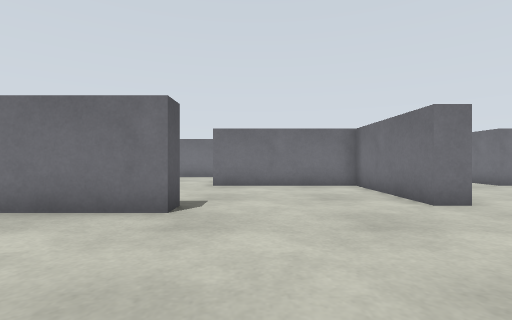
[1] (above)

23 first-person views from a walk through a Gazebo world. The camera is 0.18 m above the floor, looks level and sees 85° across. The floor is counted in squares, 0.2 m on a side. Each view is taken from the middle of a square. On the plan, view 1 faces up. The plan holds only what a view shows up to about 11 squares ahead; the rest is blank. The place goes on beyond the plan.

[2]
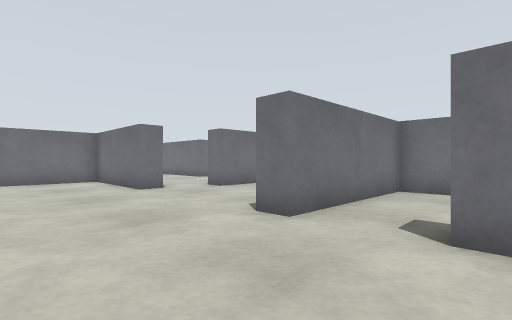

[3]
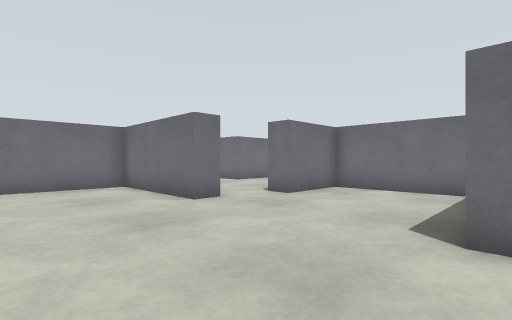

[4]
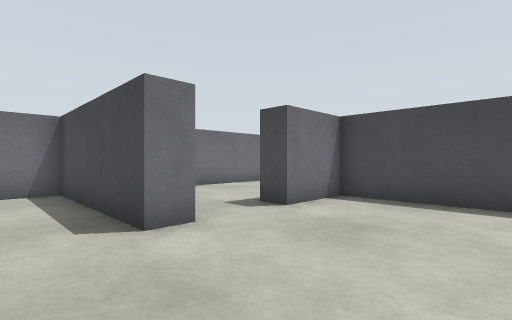

[5]
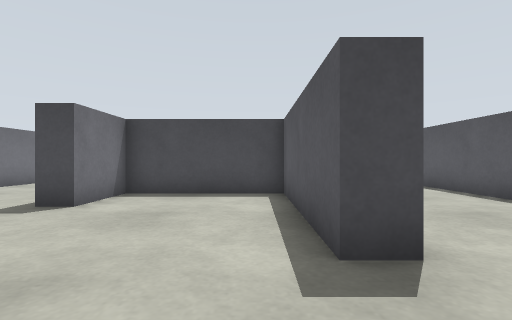

[6]
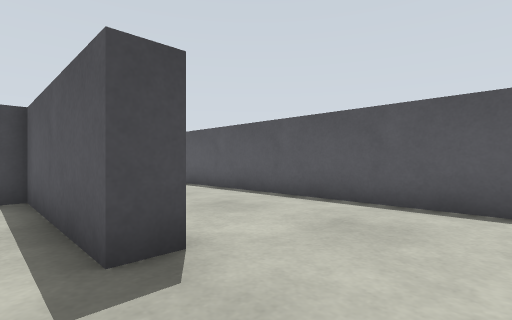

[7]
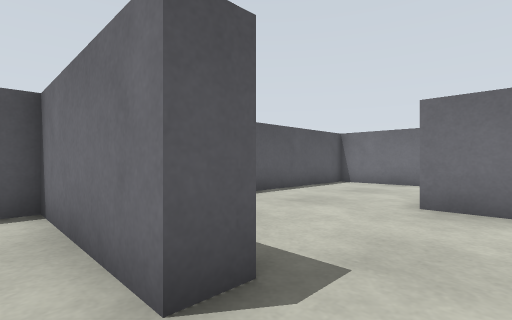

[8]
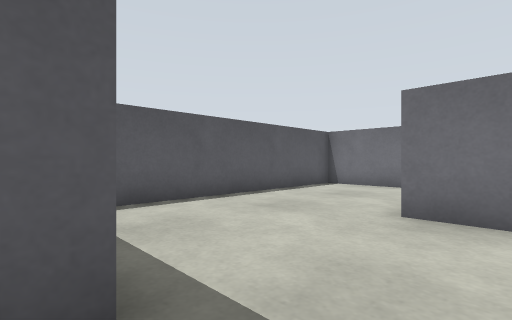

[9]
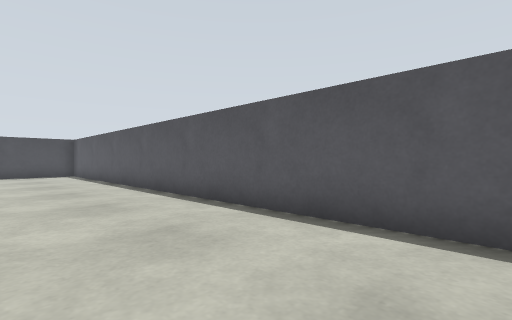

[10]
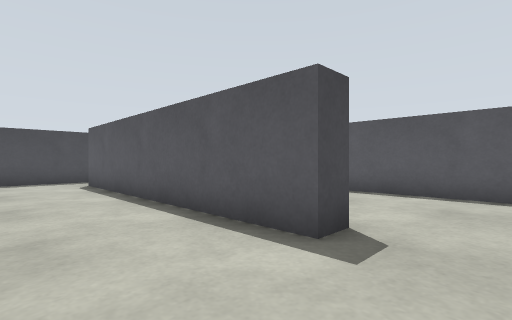

[11]
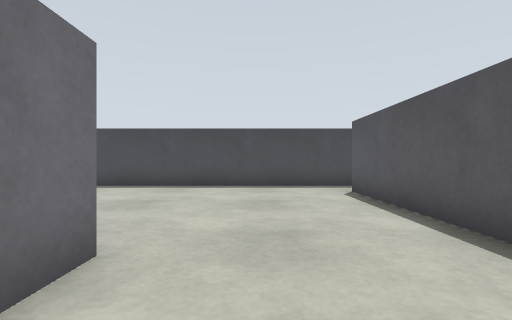

[12]
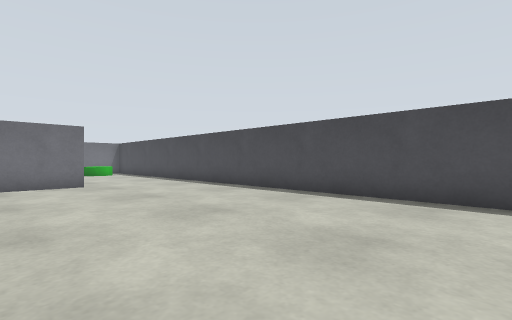

[13]
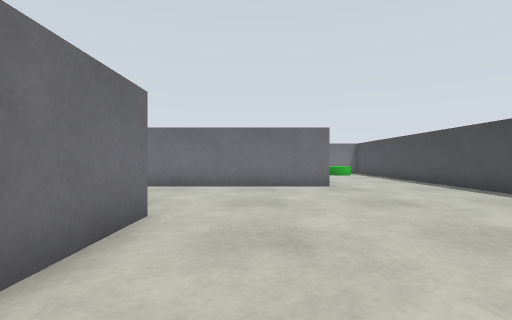

[14]
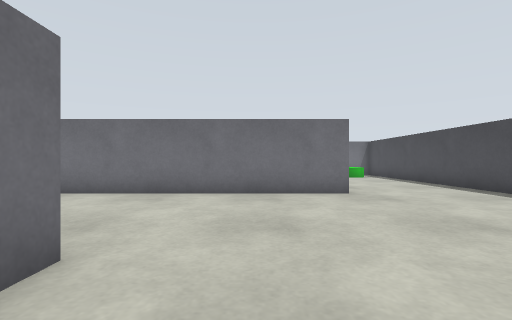

[15]
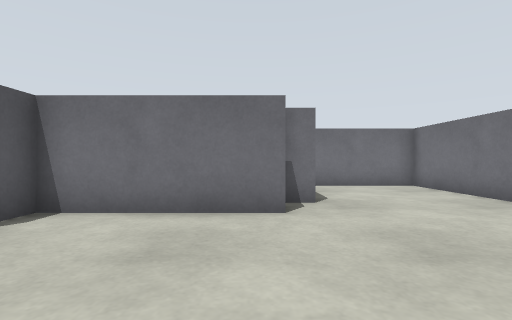

[16]
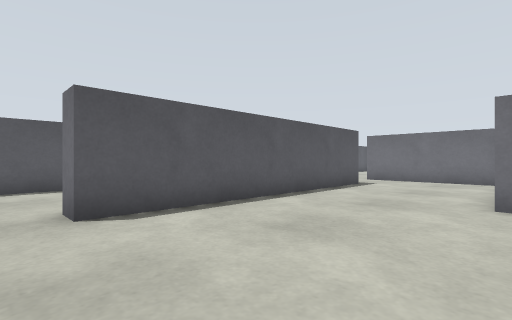

[17]
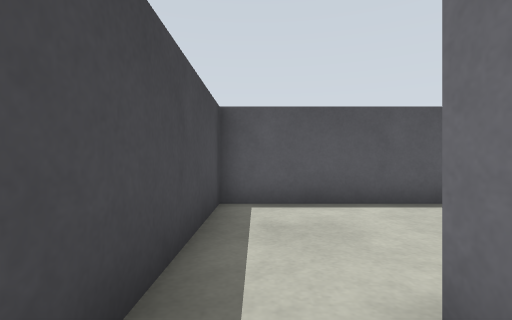

[18]
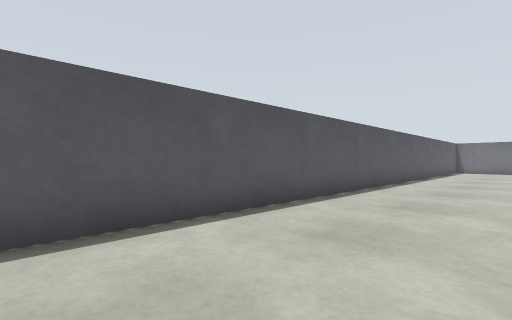

[19]
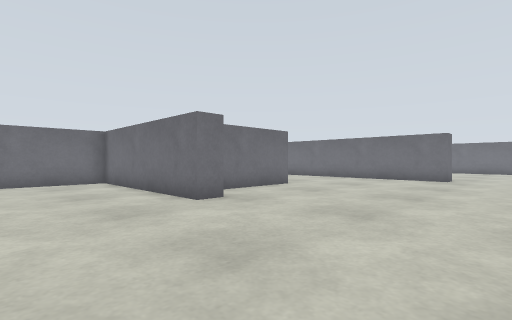

[20]
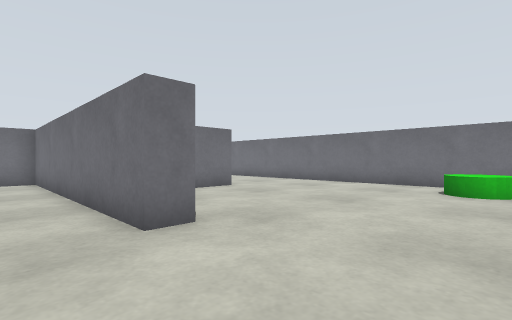

[21]
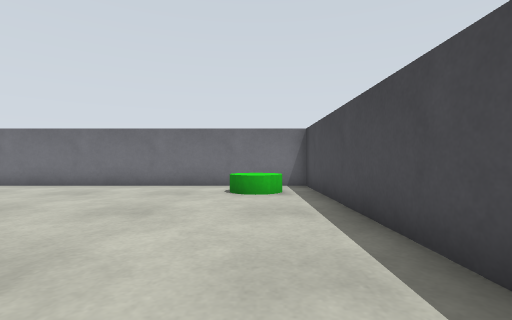

[22]
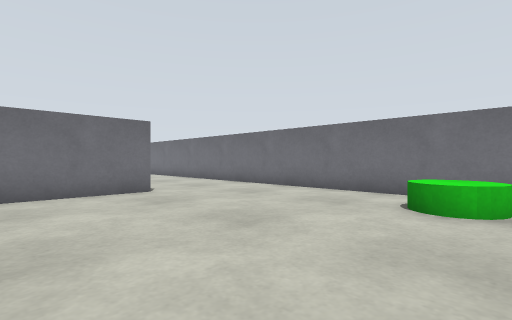

[23]
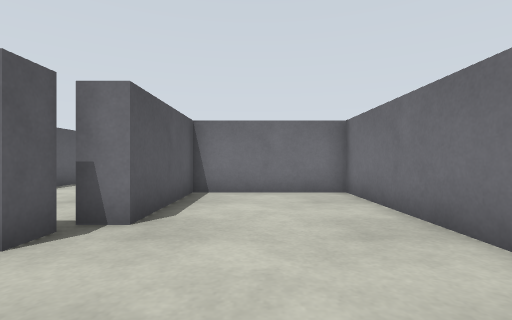

### Floor plan
Points are (right, up) in squares from view 1. A wall is a line through its corners. A room is listed if a view was taken in it or the views show most of it. See-through windows are left out.
Room 1 (views 1, 2, 3)
walls: (3.5, -0.3) (3.5, 0.5); (-0.8, 0.5) (-0.8, -4.5) (3.5, -4.5) (3.5, -2.4)
ways out: opening at (1.5, 0) to room 2; opening at (4, -1.5) to room 4
Room 2 (views 4, 5, 6, 7, 8, 9, 10, 11, 12, 13, 14, 15, 16, 17, 18, 19, 20, 21, 23)
walls: (-1.5, -7.7) (-0.8, -7.7) (-0.8, -17) (-1.5, -17); (4.4, -11.6) (3.5, -11.6) (3.5, -5.3) (0.5, -5.3); (-1.5, 0.5) (-0.8, 0.5); (8.5, -9.5) (8.5, -10.3) (4.3, -10.3) (4.3, -11); (3.5, 5.5) (3.5, 9.7) (-1.5, 9.7); (-5.8, 2.8) (-5.8, -18.8) (13.6, -18.8); (-1.5, 5.6) (-1.5, 4.8) (-5.8, 4.8) (-5.8, 4.2); (13.5, -14.5) (13.5, -5.3) (9.3, -5.3) (9.3, -9.1); (-2.8, 14.8) (-5.8, 14.8) (-5.8, 6.9)
ways out: opening at (1.5, 0) to room 1; opening at (14, -16.5) to room 3; opening at (4, 3) to room 5
Room 3 (view 22)
walls: (14.4, -14.5) (13.5, -14.5); (18.5, -10.3) (15.2, -10.3); (13.6, -18.8) (22.8, -18.8) (22.8, -9.5)
ways out: opening at (14, -16.5) to room 2; opening at (20.5, -10)
objects: green cylinder (20, -18) to (22, -16)
Room 4 (no view inside)
walls: (3.5, -2.4) (4.3, -2.4) (4.3, -3.6); (8.5, -7.8) (8.5, -3.5); (8.5, -1.5) (8.5, -0.3) (3.5, -0.3)
ways out: opening at (4, -1.5) to room 1
Room 5 (no view inside)
walls: (4.4, 5.5) (3.5, 5.5); (3.5, 0.5) (8.5, 0.5) (8.5, 4.8) (6, 4.8)
ways out: opening at (4, 3) to room 2; opening at (5, 5)

Positions as (right, up) in squares from view 1, and headings:
1: (0, 0), facing up
2: (0, -3), facing up-right
3: (0, 0), facing up-right
4: (0, 2), facing down-right
5: (0, 3), facing down
6: (0, 3), facing down-left
7: (0, 4), facing up-left
8: (0, 5), facing up-left
9: (-2, -1), facing down-left
10: (2, -6), facing down-left
11: (2, -9), facing down
12: (3, -12), facing down-right
13: (4, -12), facing right
14: (6, -12), facing right
15: (8, -15), facing up
16: (4, -18), facing up-left
17: (0, -18), facing left
18: (-2, -18), facing up-left
19: (0, -17), facing up-right
20: (12, -18), facing up-right
21: (13, -17), facing right
22: (15, -18), facing up-right
23: (11, -13), facing up
